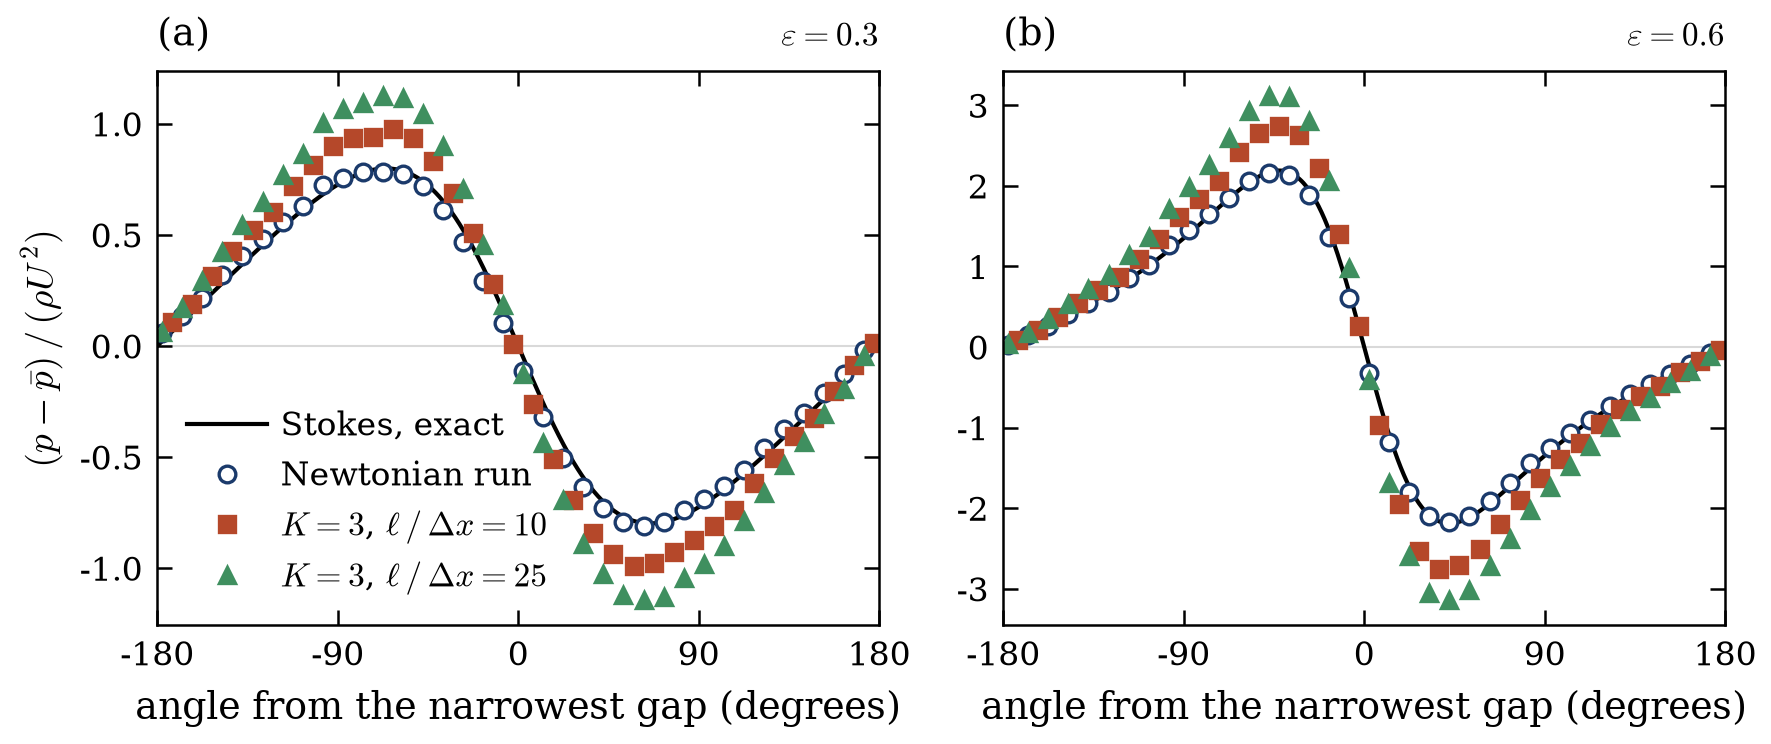

Source code (Python):
"""
Item 06 - eccentric cylinders: the wall pressure around the rotor against the Stokes solution (the point-force
solution of micropolar_eccentric_reference.py, mean removed), eps = 0.3 and 0.6, with the micropolar runs at K = 3
beside it.

Run from the repository root:  python data/micropolar/ch5_draft/fig_06_eccentric_wall_pressure.py
"""
import matplotlib.pyplot as plt
import numpy as np

import sources
import style
from experiment.validation import micropolar_eccentric_reference as exact_reference

SOURCE = sources.ECCENTRIC
PREFIX = "nd_" if SOURCE is sources.ECCENTRIC_STAGE5 else ""
# eps -> (Newtonian control, [micropolar runs at K = 3: l = 10 dx, l = 25 dx])
RUNS = {0.3: (f"{PREFIX}e30_newtonian", [f"{PREFIX}e30_k3_m5", f"{PREFIX}e30_k3_m2"]),
        0.6: (f"{PREFIX}e60_newtonian", [f"{PREFIX}e60_k3_m5", f"{PREFIX}e60_k3_m2"])}
DENSITY = 1000.0


def centred(angle, values):
    """Angles in degrees from -180 to 180 about the narrowest gap, values minus their mean, sorted."""
    degrees = (np.degrees(np.asarray(angle)) + 180.0) % 360.0 - 180.0
    order = np.argsort(degrees)
    values = np.asarray(values, dtype=np.float64)
    return degrees[order], (values - values.mean())[order]


def main() -> int:
    style.setup()
    analysis = style.load_json(SOURCE["analysis"])
    runs = analysis["runs"]
    figure, axes = plt.subplots(1, 2, figsize=(style.WIDE, 0.42 * style.WIDE))
    used, numbers = [], {}
    for axis, letter, (ratio, (control_name, micropolar_names)) in zip(axes, "ab", RUNS.items()):
        control = runs[control_name]
        speed = control["rotation_rate"] * control["inner_radius"]
        viscosity = DENSITY * control["far_viscosity"]
        exact = exact_reference.numerical_stokes_rotor_wall(
            control["inner_radius"], control["outer_radius"], ratio * (control["outer_radius"]
                                                                       - control["inner_radius"]),
            viscosity, control["rotation_rate"])
        degrees, pressure = centred(exact["angle"], exact["pressure"] / (DENSITY * speed ** 2))
        axis.plot(degrees, pressure, **style.EXACT, label="Stokes, exact")
        walls = control["walls"]
        degrees_run, pressure_run = centred(walls["angle"], walls["rotor"]["wall_pressure_over_dynamic_pressure"])
        axis.plot(degrees_run[::2], pressure_run[::2], **style.run_markers(0, filled=False), label="Newtonian run")
        used.append(control_name)
        entry = {"exact_extremum": float(np.abs(pressure).max()),
                 "newtonian_rms_difference": float(np.sqrt(np.mean(
                     (pressure_run - np.interp(degrees_run, degrees, pressure)) ** 2)))}
        for index, name in enumerate(micropolar_names, start=1):
            if name not in runs:
                continue
            item = runs[name]
            degrees_run, pressure_run = centred(item["walls"]["angle"],
                                                item["walls"]["rotor"]["wall_pressure_over_dynamic_pressure"])
            axis.plot(degrees_run[index % 2::2], pressure_run[index % 2::2], **style.run_markers(index),
                      label=rf"$K = 3$, ${style.LENGTH_IN_SPACINGS} = {item['length_in_spacings']:g}$")
            used.append(name)
            entry[name] = {"extremum_over_exact": float(np.abs(pressure_run).max() / np.abs(pressure).max())}
        numbers[f"eps = {ratio:g}"] = entry
        axis.set_xlim(-180.0, 180.0)
        axis.set_xticks([-180, -90, 0, 90, 180])
        axis.set_xlabel(r"angle from the narrowest gap (degrees)")
        axis.axhline(0.0, color=style.GRID, linewidth=0.5, zorder=0)
        style.panel_letter(axis, letter)
        axis.text(1.0, 1.03, rf"$\varepsilon = {ratio:g}$", transform=axis.transAxes, ha="right", va="bottom",
                  fontsize=style.FONT_SIZE - 1.0)
    axes[0].set_ylabel(r"$(p - \bar p)\,/\,(\rho U^2)$")
    axes[0].legend(loc="lower left", handletextpad=0.4)
    figure.tight_layout(pad=0.4, w_pad=1.2)
    style.save(figure, "fig_06_eccentric_wall_pressure")

    first = runs[RUNS[0.3][0]]
    caption = (
        "Pressure on the rotor between eccentric cylinders, (a) eps = 0.3 and (b) eps = 0.6, against the angle about "
        "the rotor axis measured from the narrowest gap in the direction of rotation; mean over the angle removed. "
        "Line: Stokes solution of the Newtonian flow (sum of point forces; its wall pressure and wall vorticity "
        "integrate to the exact force and torque to 1e-13). Open circles: Newtonian run. Filled symbols: micropolar "
        f"runs, K = 3, l = 10 dx (m = 5) and l = 25 dx (m = 2), w = 0 on both walls. g = {first['gap_in_spacings']:g} "
        f"dx, Ma = {first['mach']:g}, Re = {first['reynolds']:g} on mu_inf (25 on mu for K = 3). The pressure of a "
        "run is the fluid pressure extrapolated to the wall surface (cubic in the wall distance over 0.5 to 12 dx, "
        "72 angle bins, states of the last quarter; every second bin shown). Runs: "
        + ", ".join(f"`{name}`" for name in used) + f"; {SOURCE['note']}. "
        + " ".join(
            f"eps = {ratio:g}: extremum of the Stokes pressure {numbers[f'eps = {ratio:g}']['exact_extremum']:.2f} "
            f"rho U^2, rms difference of the Newtonian run "
            f"{numbers[f'eps = {ratio:g}']['newtonian_rms_difference']:.3f} rho U^2; micropolar extremum over the "
            "Stokes one "
            + ", ".join(f"{numbers[f'eps = {ratio:g}'][name]['extremum_over_exact']:.2f}"
                        for name in RUNS[ratio][1] if name in numbers[f'eps = {ratio:g}']) + "."
            for ratio in RUNS))
    style.record("06", "Eccentric cylinders: wall pressure around the rotor", SOURCE["status"], caption,
                 ["fig_06_eccentric_wall_pressure.pdf", "fig_06_eccentric_wall_pressure.png"],
                 [SOURCE["analysis"]] + used, numbers, SOURCE["tag"])
    return 0


if __name__ == "__main__":
    raise SystemExit(main())
